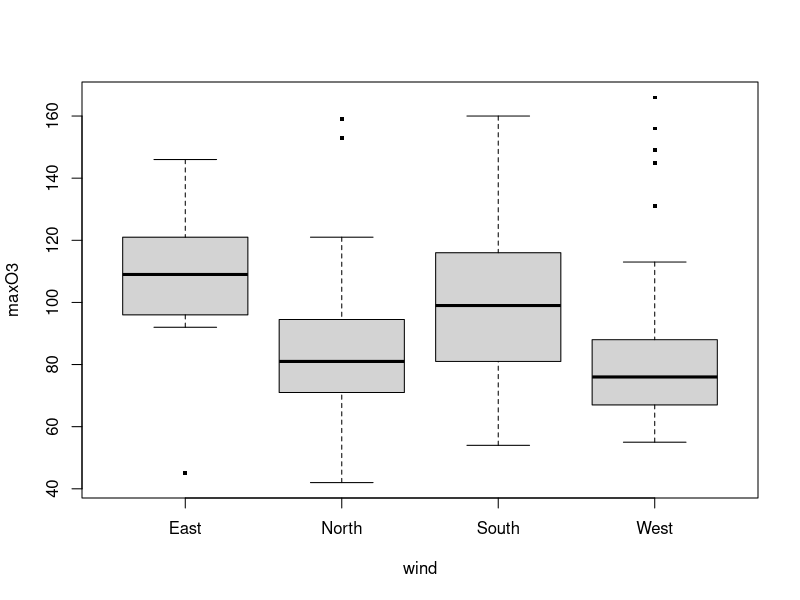
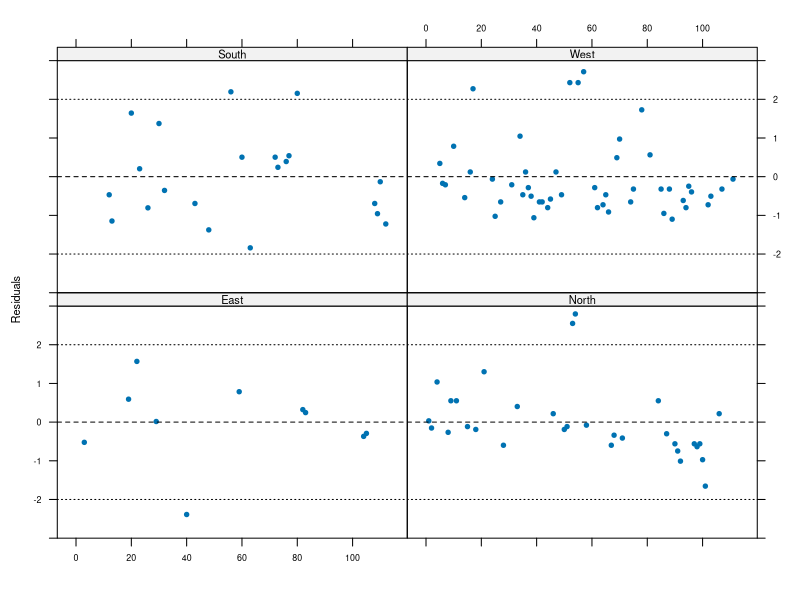
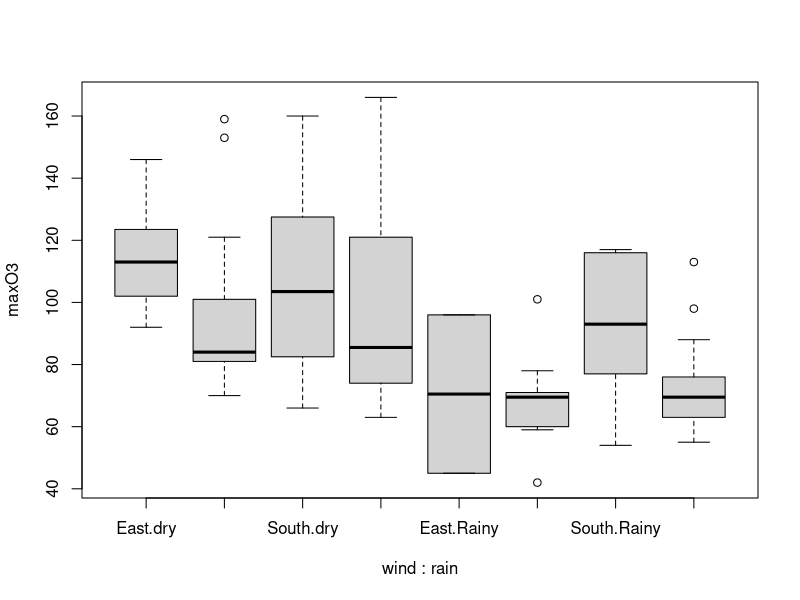
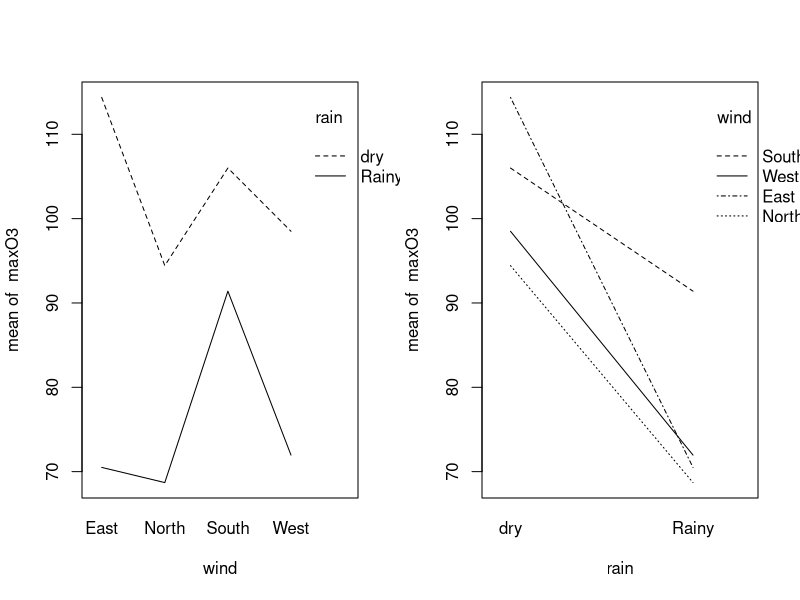
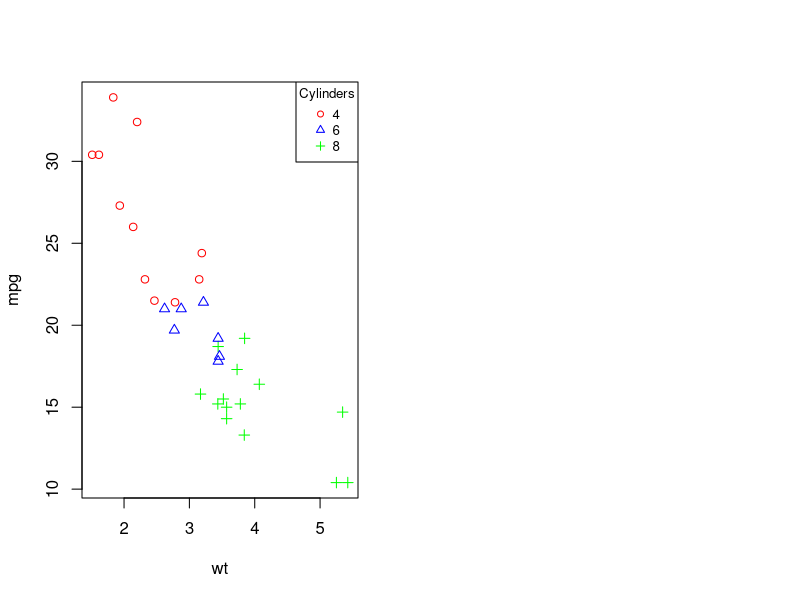
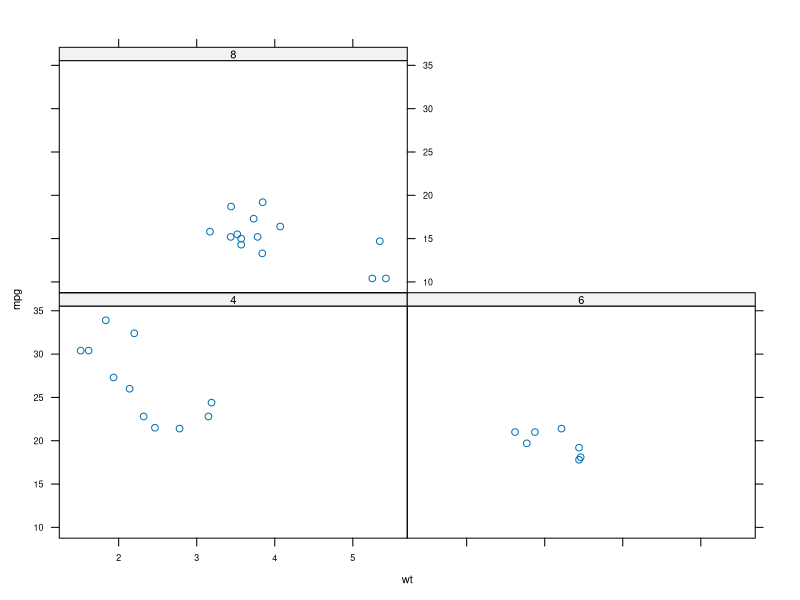
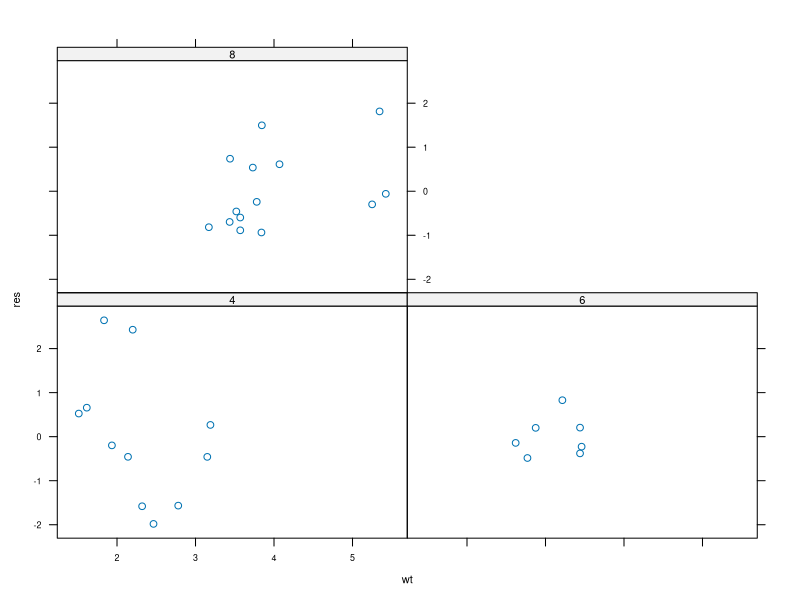

These charts were generated, in order, by the following R code:
### Chapter 8  Analysis of Variance and Covariance  ########

# One way Anova

##  Steps 

#1 Read the data
#2 represent the data
#3  Analyse the significance of the data
#4 Conduct the residual analysis
#5 interpret the coefficients

###1 reading part
getwd()
setwd("C:/Users/hp/OneDrive/Desktop/R For Statistics")
ozone <- read.table("ozone.txt",header=T)

ozone[,"wind"] <- as.factor(ozone[,"wind"])       # converting from characcter to factor
  
summary(ozone[,c("maxO3","wind")])

###2 Represnting part
plot(maxO3~wind,data=ozone,pch=15,cex=0.5)  # gives vertical boxplot 


###3 Analysing the significance of the factor

# null hypothesis H0 : alpha_i =0 for every i

reg.aov1 <- lm(maxO3~wind,data=ozone)
anova(reg.aov1)       # gives analysis of variance table

# here the p_value is Pr(>F)= 0.02074  less than 5%, H0 is rejected, 
#so we can accept the significance of the wind

# Conducting residual analysis

# residuals are available using residual function but not have the same variance

# in order to plot according to level wind we use lattice function

res.aov1 <- rstudent(reg.aov1)
library("lattice")
mypanel <- function(...){
  panel.xyplot(...)
  panel.abline(h=c(-2,0,2),lty=c(3,2,3), ...)
}
trellis.par.set(list(fontsize= list(point=5,text=8)))
xyplot(res.aov1~I(1:112)| wind, data=ozone,pch=20,ylim=c(-3,3),panel=mypanel,
       ylab="Residuals",xlab=" ")

# In theory 95% of studentised residual can be found in [-2,2]
# here there are 9 residuals outside of the interval

####### 5 Interpreting coefficient

summary(reg.aov1)

# We obtain a coeff matrix, for each parameter (each line) has four columns

# Create dummy variables for 'wind' manually
dummy_wind <- model.matrix(~ wind - 1, data = ozone)  # Exclude intercept with '- 1'

# Fit the linear model using dummy variables
model <- lm(maxO3 ~ dummy_wind, data = cbind(ozone, dummy_wind))

# Summary of the model
summary(model)

# annother constraint sum alpha i is 0

summary(lm(maxO3~C(wind,sum),data=ozone))

options(contrasts=c("contr.sum","contr.sum"))

summary(lm(maxO3~wind,data=ozone))

##############################################
#### Multiple-way ANOVA with interaction  ####


# step 1: Reading the data

ozone <- read.table("ozone.txt",header=T)

colnames(ozone)
summary(ozone[,c("maxO3","wind","rain")])

# Step 2 : Representing the data

boxplot(maxO3~wind*rain,data=ozone)

par(mfrow=c(1,2))
with(ozone,interaction.plot(wind,rain,maxO3))
with(ozone,interaction.plot(rain,wind,maxO3))

## Step 3 | Choosing the model

mod.int <- lm(maxO3~wind*rain,data=ozone)
anova(mod.int)

# We infer that model has no interaction

mod.without.int<-  lm(maxO3~wind+rain,data=ozone)
anova(mod.without.int)

# The two factors are significant so we keep the model


# Step 4 | Interpreting the coefficient


# Assuming 'ozone' is your data frame
ozone$wind <- as.factor(ozone$wind)
ozone$rain <- as.factor(ozone$rain)

# Now you can use C() to specify the contrasts if needed
model <- lm(maxO3 ~ C(wind, sum) + C(rain, sum), data = ozone)

# Summarize the model
summary(model)

options(contrasts=c("contr.sum","contr.sum"))

# The model are therefore written as

summary(lm(maxO3~wind+rain+wind:rain,data=ozone))
summary(lm(maxO3~wind+rain,data=ozone)) # without interaction


## Analysis of Covariance

##Step 1 Read The data

# Load the mtcars dataset
data(mtcars)

# View the structure of the dataset
str(mtcars)

dat <- mtcars[,c("mpg","cyl","wt")]

summary(dat)

## Step 2 : Representing the data

# Convert 'cyl' column to a factor with appropriate levels
dat$cyl <- factor(dat$cyl, levels = c(4, 6, 8))  # Assuming these are the possible levels for 'cyl'

# Check the levels of 'cyl' column after conversion
levels(dat$cyl)

# Creating a vector of colors for each 'cyl'
cyl_colors <- c("red", "blue", "green")

# Plotting mpg against wt using different point shapes and colors for each level of 'cyl'
plot(mpg ~ wt, pch = as.numeric(cyl), col = cyl_colors[as.numeric(dat$cyl)], data = dat, 
     xlim = range(dat$wt), ylim = range(dat$mpg))

# Adding a legend with colors
legend("topright", legend = levels(dat$cyl), pch = 1:nlevels(dat$cyl), col = cyl_colors, title = "Cylinders",cex=0.8)

library(lattice)
xyplot(mpg~wt|cyl, data=dat)       


# step3 | Choosing the model

global <- lm(mpg~-1+cyl+cyl:wt,data=dat)

# we remove intercept by writing -1, but it is necessary to calculate the
# intercept for each type of cyl by adding the factor cyl


slopeU <- lm(mpg~-1+cyl+wt,data=dat)

# model with only one intercept

interceptU <- lm(mpg~cyl:wt,data=dat)


#a in order to choose the best model we can conduct multiple tests

anova(slopeU,global)

anova(interceptU,global)


# as we can see of the first test of nested models is greater than
# 5% we can consider slope can be considered equal as the pvalue of
# second test is  less than 5% we conclude intercept are not equal

# b| null slope or intercept 

simple <-lm(mpg~wt,data=dat)

anova(simple,slopeU)

anova1 <- lm(mpg~cyl,data=dat)
anova(anova1,slopeU)

# both the above model are rejected as p value less than 0.05

# we only retain the model slopeU


# Step4| conducting the residual analysis

xyplot(rstudent(slopeU)~wt|cyl,ylab="res",data=dat)



